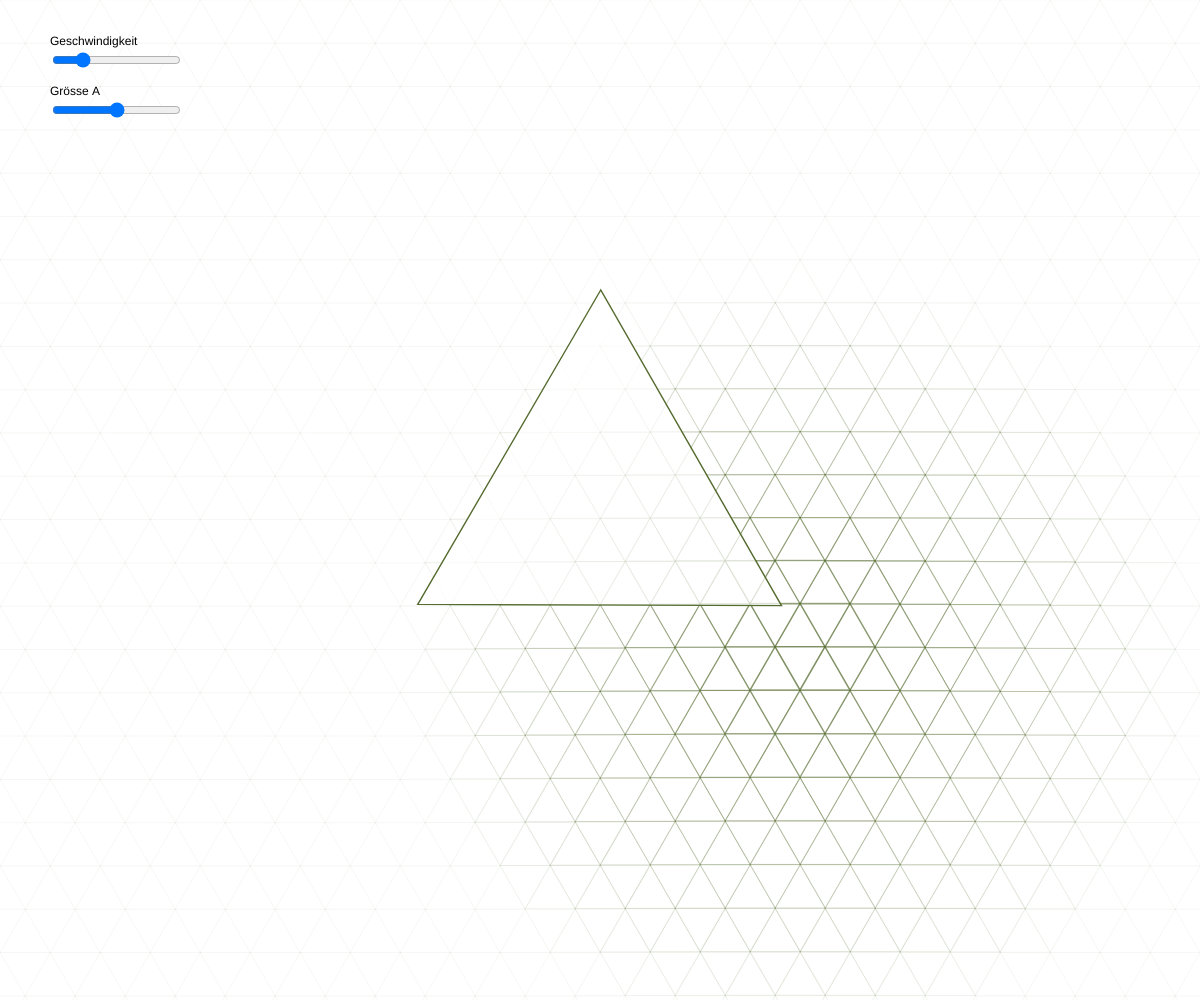
Frame 1 (no input)
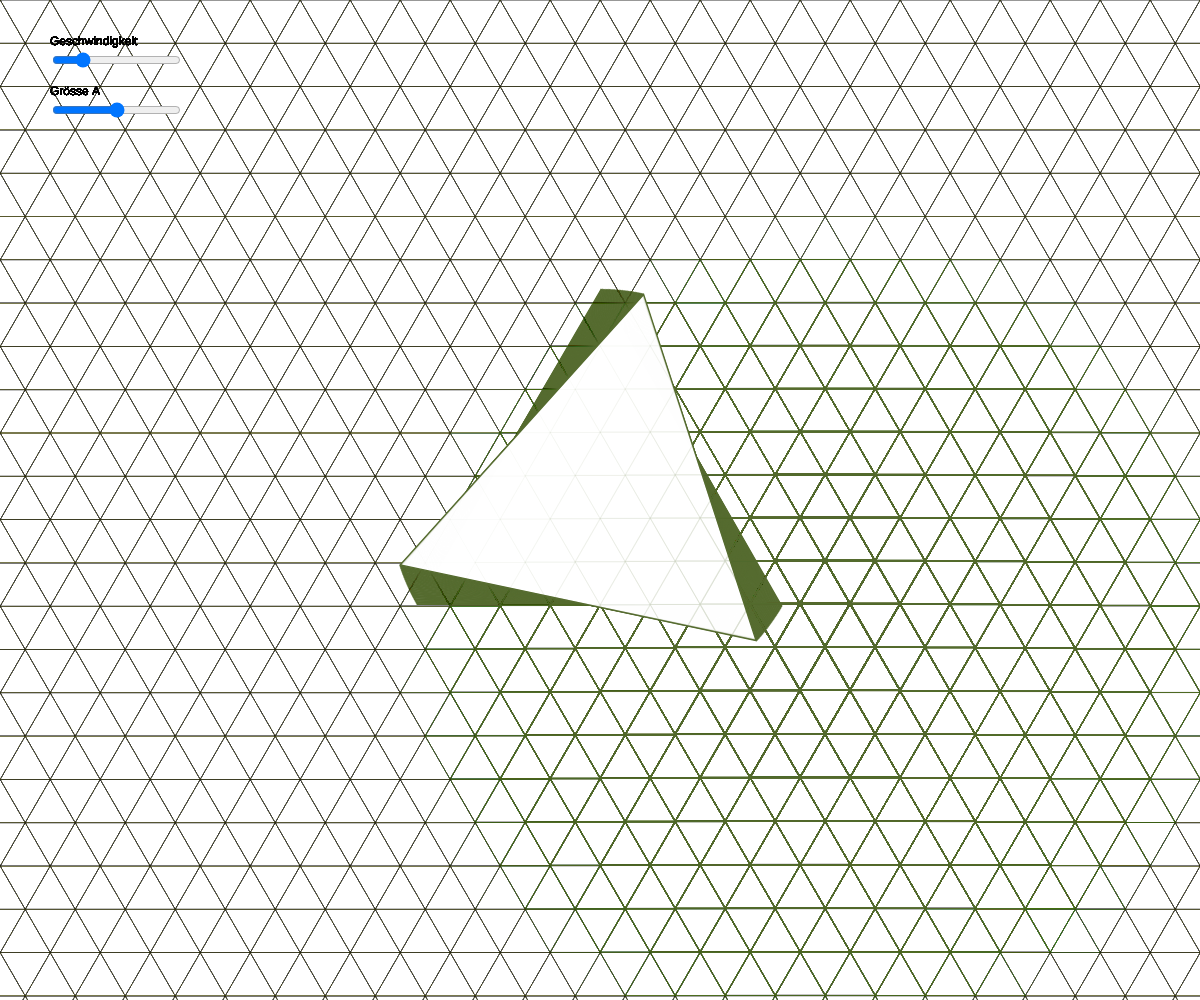
Frame 60 (no input)
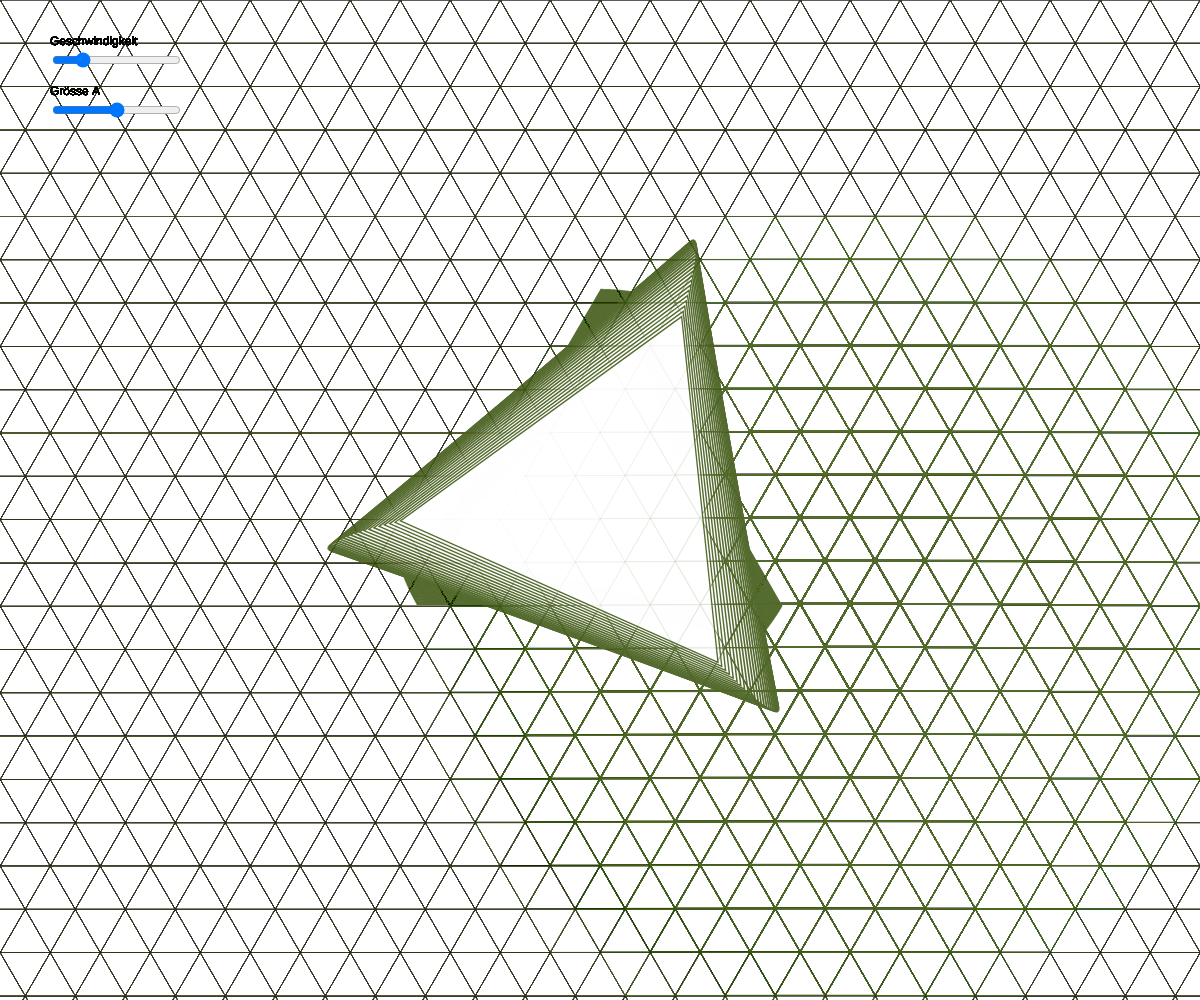
Frame 120 (the mouse pressed at the canvas centre since frame 60)

The p5.js sketch that drew these frames (run headless with seeded random() and noise() and a simulated clock; from frame 60 on, the mouse is pressed at the canvas centre):

// p5.js sketch
// ── sketch.js
// ------- Vordergrund 
let speedSlider;
let sizeASlider;
let drehwinkel = 0;

let ax, ay, bx, by, cx, cy;
let baseRadius = 150;
let hoverA = 1;

// ------- Hintergrund 
let bgLayer;
let posX, posY;
let xSpeed, ySpeed;
let radiusHighlight = 400;

function setup() {
  createCanvas(windowWidth, windowHeight);
  angleMode(DEGREES);
  rectMode(CENTER);

  // Layer für den Hintergrund
  bgLayer = createGraphics(windowWidth, windowHeight);

  // Slider (DOM)
  speedSlider = createSlider(0, 100, 20, 1);
  speedSlider.position(50, 50);

  sizeASlider = createSlider(0, 100, 50, 1);
  sizeASlider.position(50, 100);

  calculateTrianglePos();

  // Hintergrund
  posX = width / 1.5;
  posY = height / 1.5;
  xSpeed = random(-1.5, 1.5);
  ySpeed = random(-1, 1);


}

function draw() {
  // 1) Hintergrund 
  drawBackgroundPattern(bgLayer);

  // 2) Hintergrund-Layer 
  push();
  image(bgLayer, 0, 0);
  pop();

  // 3) Vordergrund-Dreieck
  const speedVal = speedSlider.value();
  const aVal = sizeASlider.value();

  const maxSize = min(width, height) * 0.40;
  const sizeA = map(aVal, 0, 100, 20, maxSize);

  drehwinkel += map(speedVal, 0, 100, 0, 1);

  const mx = mouseX - width / 2;
  const my = mouseY - height / 2;

  const baseScaleA = sizeA / baseRadius;
  const rotA = drehwinkel;

  const hoveringA = isMouseOverTriangle(mx, my, rotA, baseScaleA);

  let targetA;
  if (hoveringA) {
    const pulse = 1 + 0.35 * Math.sin(millis() * 0.005);
    targetA = pulse;
  } else {
    targetA = hoverA; // 
  }

  hoverA = lerp(hoverA, targetA, 0.15);

  push();
  translate(width / 2, height / 2);
  push();
  rotate(drehwinkel);
  fill(255, 255, 255, 180);    
  stroke(85, 107, 47);
  strokeWeight(1);
  scale(baseScaleA * hoverA);
  triangle(ax, ay, bx, by, cx, cy);
  pop();
  pop();

  // UI-Beschriftungen
  noStroke();
  fill(0);
  text("Geschwindigkeit", 50, 45);
  text("Grösse A", 50, 95);
}

// ------- Hintergrund als Funktion auf dem Layer -------
function drawBackgroundPattern(g) {
 
  g.clear();

  updateMover();

  let size = 50;
  let h = size * Math.sqrt(3) / 2;

  let numCols = Math.ceil(windowWidth / size) + 100;
  let numRows = Math.ceil(windowHeight / h) + 100;

  for (let row = 0; row < numRows; row++) {
    for (let col = 0; col < numCols; col++) {
      let x = col * size / 2;
      let y = row * h;

    
      if (row % 1 === 1) x += size / 2;

      let centerX = x;
      let centerY = y + h / 1.5;
      let distance = dist(posX, posY, centerX, centerY);

      let weight = 0.1;
      let lift = 0;
      let alpha = 70; // passiv

      if (distance < radiusHighlight) {
        weight = map(distance, 0, radiusHighlight, 1.5, 0.1);
        lift = map(distance, 0, radiusHighlight, 3, 0);
        alpha = map(distance, 0, radiusHighlight, 130, 50);
      }

      g.stroke(85, 107, 47, alpha);
      g.strokeWeight(weight);
      g.noFill();

      if ((row + col) % 2 === 0) {
        g.triangle(
          x, y - lift,
          x - size / 2, y + h - lift,
          x + size / 2, y + h - lift
        );
      } else {
        g.triangle(
          x, y + h - lift,
          x - size / 2, y - lift,
          x + size / 2, y - lift
        );
      }
    }
  }
}

function updateMover() {
  posX += xSpeed;
  posY += ySpeed;

  if (posX < 0 || posX > width) {
    xSpeed *= -1;
    radiusHighlight = random(250, 500);
  }
  if (posY < 0 || posY > height) {
    ySpeed *= -1;
    radiusHighlight = random(250, 500);
  }
}

function calculateTrianglePos() {
  cx = cos(30) * baseRadius;
  cy = sin(30) * baseRadius;

  bx = cos(150) * baseRadius;
  by = sin(150) * baseRadius;

  ax = cos(270) * baseRadius;
  ay = sin(270) * baseRadius;
}

function isMouseOverTriangle(mx, my, rotationDeg, scaleFactor) {
  if (scaleFactor === 0) return false;
  const rad = radians(-rotationDeg);
  const cosR = cos(rad);
  const sinR = sin(rad);

  const rx = cosR * mx - sinR * my;
  const ry = sinR * mx + cosR * my;

  const sx = rx / scaleFactor;
  const sy = ry / scaleFactor;

  return pointInTriangle(sx, sy, ax, ay, bx, by, cx, cy);
}

function pointInTriangle(px, py, x1, y1, x2, y2, x3, y3) {
  const d1 = sign(px, py, x1, y1, x2, y2);
  const d2 = sign(px, py, x2, y2, x3, y3);
  const d3 = sign(px, py, x3, y3, x1, y1);
  const hasNeg = (d1 < 0) || (d2 < 0) || (d3 < 0);
  const hasPos = (d1 > 0) || (d2 > 0) || (d3 > 0);
  return !(hasNeg && hasPos);
}

function sign(px, py, x1, y1, x2, y2) {
  return (px - x2) * (y1 - y2) - (x1 - x2) * (py - y2);
}

function windowResized() {
  resizeCanvas(windowWidth, windowHeight);

  const newBg = createGraphics(windowWidth, windowHeight);
  newBg.image(bgLayer, 0, 0); // optional: alten Inhalt übernehmen
  bgLayer = newBg;
}
